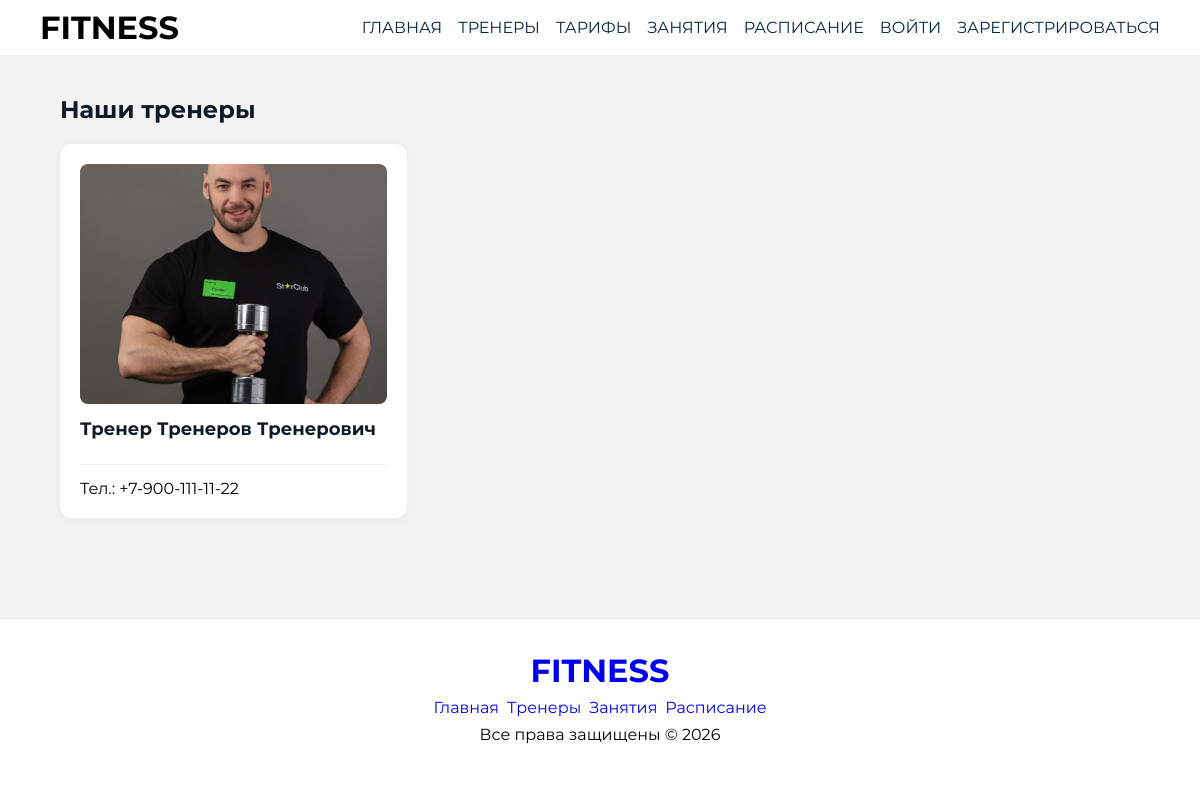
Screenshot of /trainers/ with the database file from the repository.
### app/models.py (models this page shows, shortened)
class User(AbstractUser):
    class Role(models.TextChoices):
        CLIENT = 'client', 'Клиент'
        TRAINER = 'trainer', 'Тренер'
        ADMIN = 'admin', 'Администратор'
    first_name = None
    last_name = None
    photo = models.ImageField(
      'Фотография', upload_to='trainers/', null=True, blank=True
    )
    price = models.IntegerField('Цена', default=0)
    full_name = models.CharField('ФИО', max_length=150)
    email = models.EmailField('Email', unique=True)
    phone = models.CharField('Номер телефона', max_length=20, unique=True)
    role = models.CharField(
      'Роль', max_length=10, choices=Role.choices, default=Role.CLIENT
    )
    USERNAME_FIELD = 'email'
    REQUIRED_FIELDS = ['username', 'full_name', 'phone']

### app/views.py (the view)
# urls.py: path('trainers/', views.trainers_list_view, name='trainers'),
def trainers_list_view(request):
  trainers = User.objects.filter(role=User.Role.TRAINER, is_active=True)
  return render(request, 'trainers.html', {'trainers': trainers})

### app/templates/trainers.html (shortened to what this page needs)
{% extends 'base.html' %}
{% block content %}
<div class="schedule_wrap">
    <h2 class="page_title">Наши тренеры</h2>
    <div class="workouts_grid">
        {% for trainer in trainers %}
            <div class="workout_card">
                <div>
                    {% if trainer.photo %}
                        <img src="{{ trainer.photo.url }}" alt="{{ trainer.full_name }}" class="trainer_photo">
                    {% else %}
                        <div class="trainer_placeholder">{{ trainer.full_name|slice:":1" }}</div>
                    {% endif %}
                    <h3 class="workout_title">{{ trainer.full_name }}</h3>
                </div>
                <div class="workout_footer">
                    <span class="text_muted">Тел.: {{ trainer.phone }}</span>
                </div>
            </div>
        {% empty %}
            <p class="text_muted">Список тренеров пока пуст.</p>
        {% endfor %}
    </div>
</div>
{% endblock %}

### app/static/css/style.css (style rules this page uses)
:root { --bg-primary: #F2F2F2; --accent-red: #0A2540; --white: #fff }
* { margin: 0; padding: 0; box-sizing: border-box; }
body { background-color: var(--bg-primary); font-family: 'Montserrat', sans-serif; display: flex; flex-direction: column; min-height: 100vh; }
.schedule_wrap { max-width: 1140px; margin: 40px auto; padding: 0 20px; }
.page_title { font-size: 24px; font-weight: 700; margin-bottom: 20px; color: #111827; }
.workouts_grid { display: grid; grid-template-columns: repeat(auto-fill, minmax(320px, 1fr)); gap: 20px; }
.workout_card { background: #ffffff; border-radius: 12px; padding: 20px; box-shadow: 0 2px 10px rgba(0, 0, 0, 0.04); display: flex; flex-direction: column; justify-content: space-between; gap: 16px; }
.workout_title { font-size: 18px; font-weight: 700; color: #111827; margin: 0 0 8px 0; }
.workout_footer { border-top: 1px solid #f3f4f6; padding-top: 14px; display: flex; justify-content: space-between; align-items: center; gap: 10px; }
.trainer_photo { width: 100%; height: 240px; object-fit: cover; border-radius: 8px; margin-bottom: 14px; display: block; }

### rows the page displays
User: photo (picture), full_name "Тренер Тренеров Тренерович", phone "+7-900-111-11-22"
